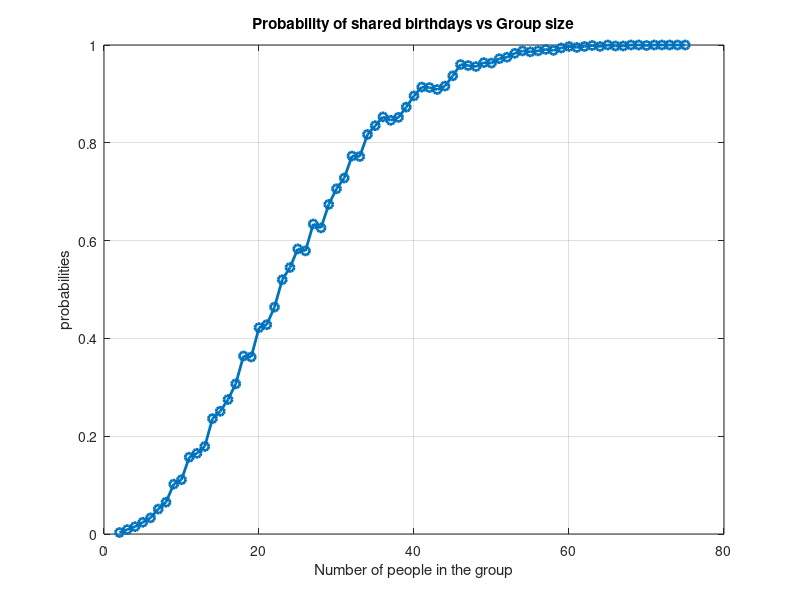

The MATLAB script that drew this image:
clc;
clear all;
simul=1000;%Number of simulations (trials) for each group size
max_peep=75;%Maximum group size to consider.
probabilities=zeros(1,max_peep);
%Initialize an array to store the probabilities for each group size.
for group_size=2:max_peep
    sum=0;
% Counter to keep track of the number of times at least one duplicate birthday is found in the simulations.
    for exp=1:simul
        a= randsample(365, group_size,true);
        %Generates random birthdays for the group of people, allowing for replacement (birthdays can repeat).
        [v,u]= unique(a,'stable');
        dup_indicies=setdiff(1:numel(a),u);
        if numel(dup_indicies)>=1
            sum=sum+1;
        end
    end
    probabilities(group_size)=sum/simul;
end

figure;
plot(2:max_peep,probabilities(2:end),'o-','LineWidth',2);
xlabel("Number of people in the group");
ylabel("probabilities");
title("Probability of shared birthdays vs Group size");
grid on;